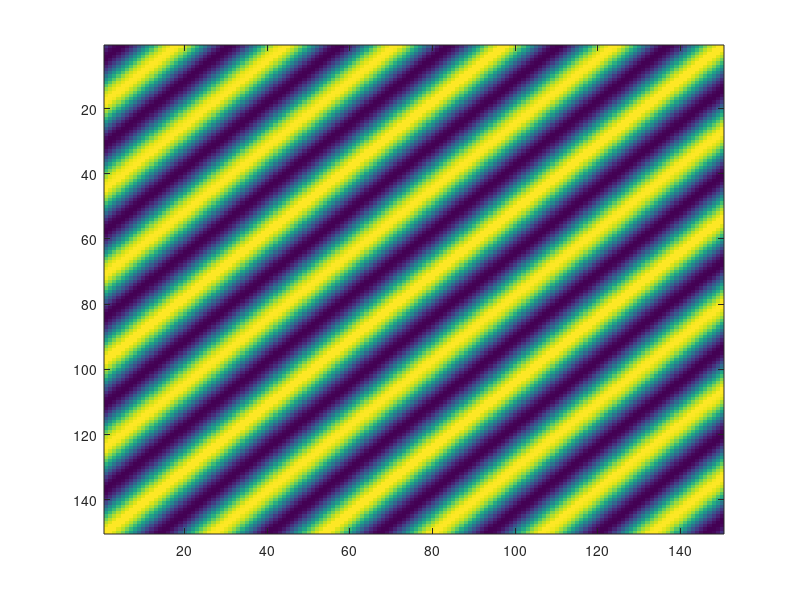

Write MATLAB code to recreate this figure.
% plane waves

x = linspace(-1,1,150);
[X Y] = meshgrid(x);
k = 25;
t = pi/4;
U = exp(i*k*(cos(t)*X+sin(t)*Y));

% t = pi/3;
% U = U + exp(i*k*(cos(t)*X+sin(t)*Y));
% t = pi/2;
% U = U + exp(i*k*(cos(t)*X+sin(t)*Y));
% t = pi;
% U = U + exp(i*k*(cos(t)*X+sin(t)*Y));

imagesc(real(U))
shading interp